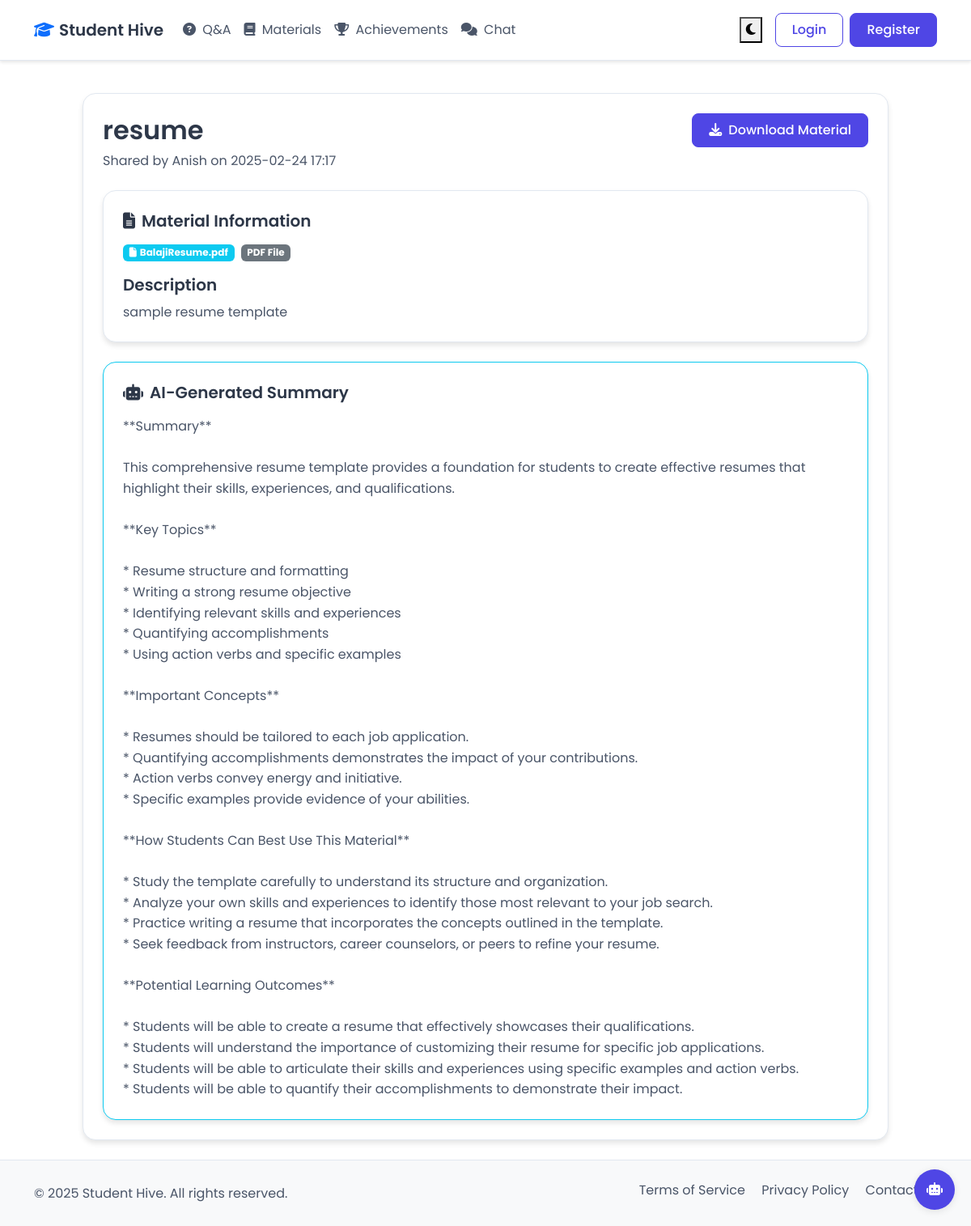
Page /study-materials/2 on the committed database.
### app.py (models this page shows, shortened)
class StudyMaterial(db.Model):
    id = db.Column(db.Integer, primary_key=True)
    title = db.Column(db.String(200), nullable=False)
    description = db.Column(db.Text, nullable=False)
    ai_summary = db.Column(db.Text)
    filename = db.Column(db.String(255), nullable=True)
    file_path = db.Column(db.String(500), nullable=True)
    timestamp = db.Column(db.DateTime, default=datetime.utcnow)
    user_id = db.Column(db.Integer, db.ForeignKey('user.id'), nullable=False)

class User(UserMixin, db.Model):
    id = db.Column(db.Integer, primary_key=True)
    username = db.Column(db.String(80), unique=True, nullable=False)
    email = db.Column(db.String(120), unique=True, nullable=False)
    password_hash = db.Column(db.String(128))
    questions = db.relationship('Question', backref='author', lazy=True)
    answers = db.relationship('Answer', backref='author', lazy=True)
    achievements = db.relationship('Achievement', backref='user', lazy=True)
    materials = db.relationship('StudyMaterial', backref='author', lazy=True)
    projects = db.relationship('Project', backref='author', lazy=True)
    chat_messages = db.relationship('ChatMessage', backref='author', lazy=True)
    achievement_comments = db.relationship('AchievementComment', backref='author', lazy=True)
    tutor_sessions = db.relationship('TutorSession', backref='student', lazy=True)

### app.py (the view)
@app.route('/study-materials/<int:material_id>')
def view_material(material_id):
    material = StudyMaterial.query.get_or_404(material_id)
    return render_template('view_material.html', material=material)

### templates/view_material.html
{% extends "base.html" %}
{% block content %}
<div class="row justify-content-center">
    <div class="col-md-10">
        <div class="card">
            <div class="card-body">
                <div class="d-flex justify-content-between align-items-start mb-4">
                    <div>
                        <h2 class="card-title mb-1">{{ material.title }}</h2>
                        <div class="text-muted">
                            Shared by {{ material.author.username }} on {{ material.timestamp.strftime('%Y-%m-%d %H:%M') }}
                        </div>
                    </div>
                    {% if material.filename %}
                    <a href="{{ url_for('download_material', material_id=material.id) }}" class="btn btn-primary">
                        <i class="fas fa-download me-2"></i>Download Material
                    </a>
                    {% endif %}
                </div>
                <div class="card mb-4">
                    <div class="card-body">
                        <h5 class="card-title">
                            <i class="fas fa-file-alt me-2"></i>Material Information
                        </h5>
                        {% if material.filename %}
                        <div class="d-flex align-items-center mb-3">
                            <span class="badge bg-info me-2">
                                <i class="fas fa-file me-1"></i>{{ material.filename }}
                            </span>
                            <span class="badge bg-secondary">
                                {{ material.filename.split('.')[-1].upper() }} File
                            </span>
                        </div>
                        {% endif %}
                        <h5>Description</h5>
                        <p class="card-text">{{ material.description }}</p>
                    </div>
                </div>
                {% if material.ai_summary %}
                <div class="card border-info">
                    <div class="card-body">
                        <h5 class="card-title">
                            <i class="fas fa-robot me-2"></i>AI-Generated Summary
                        </h5>
                        <p class="card-text">{{ material.ai_summary | replace('\n', '<br>')|safe }}</p>
                    </div>
                </div>
                {% endif %}
            </div>
        </div>
    </div>
</div>
{% endblock %}

### static/style.css (style rules this page uses)
:root { --bg-primary: #ffffff; --bg-secondary: #f8f9fa; --text-primary: #2d3748; --text-secondary: #4a5568; --accent-primary: #4f46e5; --accent-secondary: #818cf8; --border-color: #e2e8f0; --card-bg: #ffffff; --shadow-color: rgba(0, 0, 0, 0.1); --success-color: #059669; --danger-color: #dc2626; --input-text: #2d3748; --input-bg: #ffffff; --input-border: #e2e8f0; --dropdown-bg: #ffffff; --dropdown-text: #2d3748; --dropdown-hover: #f8f9fa; --link-color: #4f46e5; }
body { background-color: var(--bg-primary); color: var(--text-primary); transition: background-color 0.3s, color 0.3s; font-family: 'Poppins', system-ui, -apple-system, sans-serif; line-height: 1.6; }
h1, h2, h3, h4, h5, h6 { color: var(--text-primary); font-weight: 600; line-height: 1.3; }
.text-muted { color: var(--text-secondary) !important; }
a { color: var(--link-color); text-decoration: none; }
.card { background-color: var(--card-bg); border: 1px solid var(--border-color); border-radius: 1rem; box-shadow: 0 4px 6px var(--shadow-color); transition: transform 0.2s, box-shadow 0.2s; }
.card-body { padding: 1.5rem; }
.card-title { color: var(--text-primary); font-weight: 600; margin-bottom: 1rem; }
.card-text { color: var(--text-secondary); }
.btn { padding: 0.5rem 1.25rem; border-radius: 0.5rem; font-weight: 500; transition: all 0.2s; }
.btn-primary { background-color: var(--accent-primary); border-color: var(--accent-primary); color: white !important; }

### rows in the picture
StudyMaterial: title "resume", timestamp "2025-02-24 17:17", filename "BalajiResume.pdf", filename.split "PDF", description "sample resume template", ai_summary "**Summary** This comprehensive resume template provides a foundation for students to create effective resumes that highlight their skills, experiences, and qualifications. **Key Topics** * Resume structure and formatting * Writing a strong resume objective * Identifying relevant skills and experiences * Quantifying accomplishments * Using action verbs and specific examples **Important Concepts** * Resumes should be tailored to each job application. * Quantifying accomplishments demonstrates the impact of your contributions. * Action verbs convey energy and initiative. * Specific examples provide evidence of your abilities. **How Students Can Best Use This Material** * Study the template…"
User: author.username "Anish"
